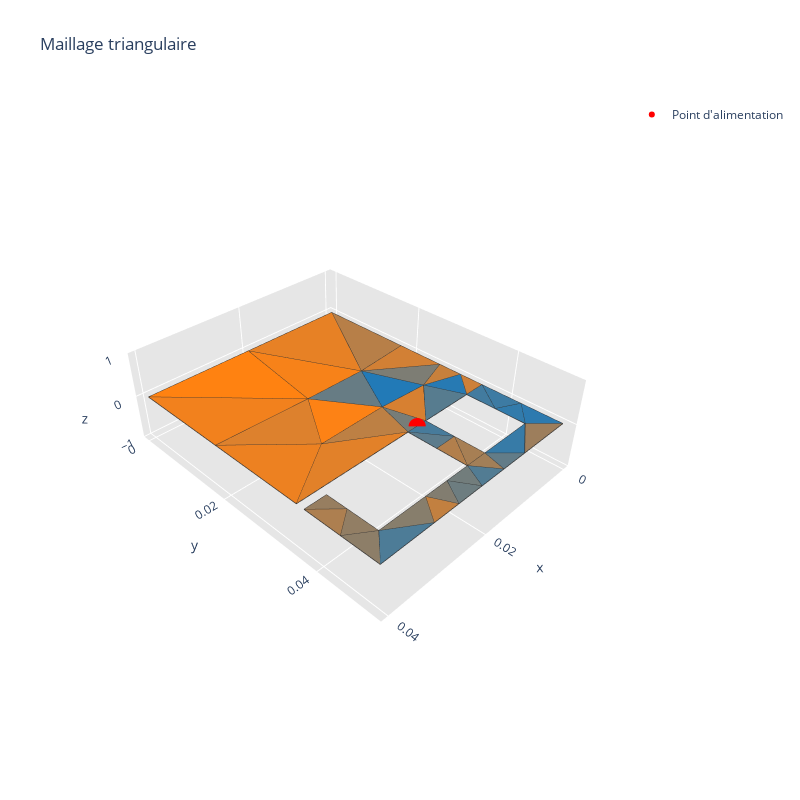

The notebook cell saved with this chart:
### Code cell
# mesh = tr.triangulate(ifa_antenna, 'pq30a0.00001')

mesh = tr.triangulate(ifa_antenna, 'pq30a0.01')

nbr_of_points = mesh['vertices'].shape[0]
nbr_of_triangles = mesh['triangles'].shape[0]
print(f"Nombre de points = {nbr_of_points}")
print(f"Nombre de triangles = {nbr_of_triangles}")

triangles = np.zeros((4, nbr_of_triangles), dtype=int)
triangles[:3, :] = mesh['triangles'].T
points = np.zeros((3, nbr_of_points))
points[:2, :] = mesh['vertices'].T

print(f"Matrice points shape = {points.shape}")
print(f"Matrice triangles shape = {triangles.shape}")

# feed_point_IFA = [0.016, 0.046, 0]
# feed_point_IFA = [0.004, 0.035, 0]
feed_point_IFA = [0.016, 0.035, 0]
show_mesh(points, triangles, feed_point_IFA)  # Change "black" si besoin

### Figure 1 — Plotly figure (JSON) as saved in the notebook; plotly's stock layout.template omitted (floating-point values rounded to 4 significant figures; data arrays with more than 128 entries replaced by an {"elided": "..."} marker saying what was removed)
{"data": [{"facecolor": ["rgb(31, 119, 180)", "rgb(36, 119, 176)", "rgb(42, 119, 172)", "rgb(47, 120, 168)", "rgb(52, 120, 164)", "rgb(58, 120, 160)", "rgb(63, 120, 156)", "rgb(68, 120, 152)", "rgb(74, 121, 148)", "rgb(79, 121, 144)", "rgb(84, 121, 140)", "rgb(90, 121, 137)", "rgb(95, 121, 133)", "rgb(100, 121, 129)", "rgb(106, 122, 125)", "rgb(111, 122, 121)", "rgb(116, 122, 117)", "rgb(122, 122, 113)", "rgb(127, 122, 109)", "rgb(132, 123, 105)", "rgb(138, 123, 101)", "rgb(143, 123, 97)", "rgb(148, 123, 93)", "rgb(154, 123, 89)", "rgb(159, 124, 85)", "rgb(164, 124, 81)", "rgb(170, 124, 77)", "rgb(175, 124, 73)", "rgb(180, 124, 69)", "rgb(186, 125, 65)", "rgb(191, 125, 61)", "rgb(196, 125, 57)", "rgb(202, 125, 54)", "rgb(207, 125, 50)", "rgb(212, 125, 46)", "rgb(218, 126, 42)", "rgb(223, 126, 38)", "rgb(228, 126, 34)", "rgb(234, 126, 30)", "rgb(239, 126, 26)", "rgb(244, 127, 22)", "rgb(250, 127, 18)", "rgb(255, 127, 14)"], "i": [32, 31, 13, 13, 13, 3, 3, 22, 8, 9, 32, 22, 12, 34, 25, 15, 28, 32, 25, 17, 27, 26, 7, 4, 9, 9, 27, 9, 34, 10, 18, 31, 14, 34, 11, 35, 2, 34, 35, 1, 34, 37, 37], "j": [34, 32, 4, 21, 12, 20, 14, 11, 5, 15, 11, 10, 24, 37, 30, 9, 10, 29, 18, 18, 5, 27, 6, 13, 24, 12, 26, 22, 19, 28, 17, 29, 3, 29, 32, 33, 10, 0, 2, 35, 36, 33, 36], "k": [28, 14, 21, 20, 16, 21, 20, 10, 17, 24, 14, 23, 16, 28, 15, 25, 11, 34, 30, 8, 8, 8, 26, 16, 12, 22, 6, 23, 0, 33, 30, 32, 31, 19, 28, 37, 33, 36, 33, 37, 37, 28, 1], "name": "", "type": "mesh3d", "x": [0, 0.04, 0.04, 0, 0, 0.04, 0.04, 0.036, 0.036, 0.018, 0.018, 0.014, 0.014, 0.004, 0.004, 0.02, 0.01, 0.03, 0.027, 0, 0.004, 0, 0.014, 0.018, 0.015, 0.0225, 0.036, 0.04, 0.016, 0, 0.025, 0, 0.006785, 0.029, 0.01083, 0.04, 0.02, 0.02262], "y": [0, 0, 0.035, 0.035, 0.05, 0.05, 0.0365, 0.0365, 0.046, 0.046, 0.035, 0.035, 0.046, 0.046, 0.035, 0.05, 0.05, 0.05, 0.046, 0.0175, 0.0405, 0.0425, 0.0405, 0.0405, 0.05, 0.046, 0.04041, 0.04325, 0.02791, 0.02625, 0.05, 0.03063, 0.02844, 0.02807, 0.01836, 0.0175, 0, 0.01815], "z": [0, 0, 0, 0, 0, 0, 0, 0, 0, 0, 0, 0, 0, 0, 0, 0, 0, 0, 0, 0, 0, 0, 0, 0, 0, 0, 0, 0, 0, 0, 0, 0, 0, 0, 0, 0, 0, 0]}, {"line": {"color": "rgb(50, 50, 50)", "width": 1.5}, "mode": "lines", "showlegend": false, "type": "scatter3d", "x": {"elided": "215 float values"}, "y": {"elided": "215 float values"}, "z": {"elided": "215 int values"}}, {"marker": {"color": "red", "opacity": 1, "size": 6}, "mode": "markers", "name": "Point d'alimentation", "type": "scatter3d", "x": [0.016], "y": [0.035], "z": [0]}], "layout": {"height": 800, "scene": {"aspectratio": {"x": 0.8, "y": 1, "z": 0.3}, "xaxis": {"backgroundcolor": "rgb(230, 230, 230)", "gridcolor": "rgb(255, 255, 255)", "showbackground": true, "zerolinecolor": "rgb(255, 255, 255)"}, "yaxis": {"backgroundcolor": "rgb(230, 230, 230)", "gridcolor": "rgb(255, 255, 255)", "showbackground": true, "zerolinecolor": "rgb(255, 255, 255)"}, "zaxis": {"backgroundcolor": "rgb(230, 230, 230)", "gridcolor": "rgb(255, 255, 255)", "showbackground": true, "zerolinecolor": "rgb(255, 255, 255)"}}, "title": {"text": "Maillage triangulaire"}, "width": 800}}
